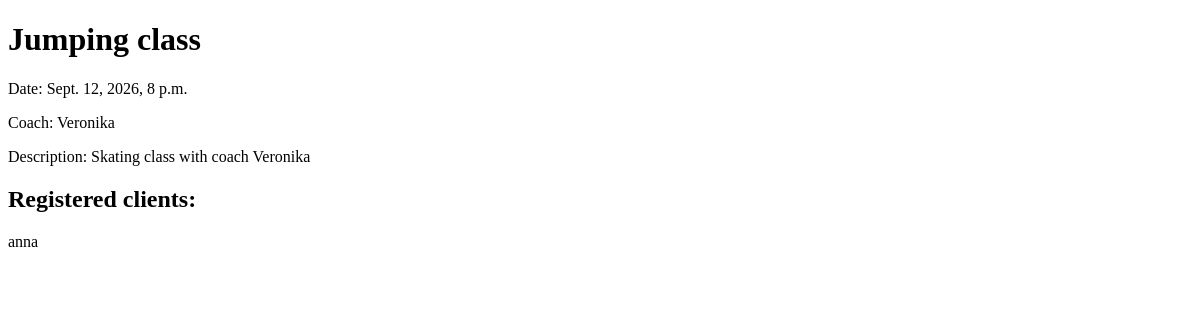
The page /training/1/ (signed in) on the database as committed earlier.
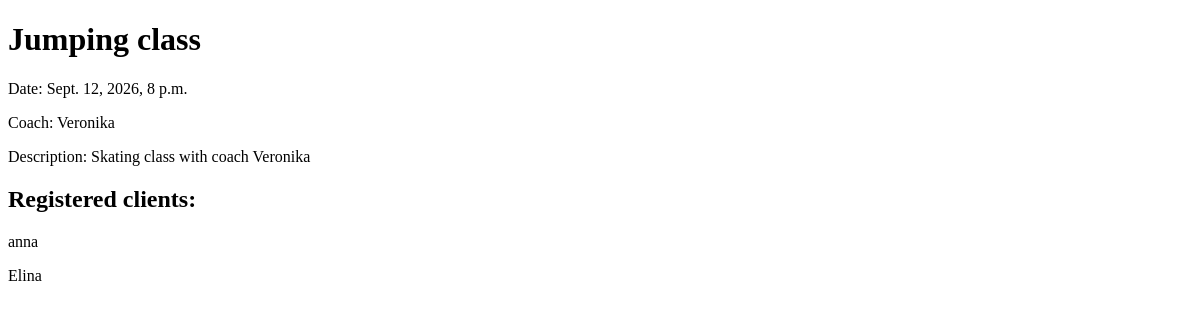
The same page on the database as committed later.
### studio/models.py (models this page shows, shortened)
class Training(models.Model):
    coach = models.ForeignKey(User, on_delete=models.CASCADE)
    title = models.CharField(max_length=100)
    description = models.TextField()
    date = models.DateTimeField()
    completed = models.BooleanField(default=False)

class Registration(models.Model):
    client = models.ForeignKey(User, on_delete=models.CASCADE)
    training = models.ForeignKey(Training, on_delete=models.CASCADE)
    registered_at = models.DateTimeField(auto_now_add=True)
    class Meta:
        constraints = [
            models.UniqueConstraint(
                fields=["client", "training"],
                name="unique_client_training",
            )
        ]

### studio/views.py (the view)
# urls.py: path("training/<int:training_id>/", views.training, name="training"),
@login_required
def training(request, training_id):
    if request.user.profile.role =='COACH':
        training=get_object_or_404(Training, id=training_id)
        registrations=Registration.objects.filter(training=training)
        return render(request, "studio/training.html", {"training": training, "registrations": registrations} )
    else:
        return redirect("studio:trainings")

### studio/templates/studio/training.html (shortened to what this page needs)
<!DOCTYPE html>
<html>
<head>
</head>
<body>
    <h1>{{ training.title }}</h1>
    <p> Date: {{ training.date }}</p>
    <p> Coach: {{ training.coach }}</p>
    <p> Description: {{ training.description }}</p>
    <h2> Registered clients:</h2>
    {% for registration in registrations %}
        <p>{{ registration.client.username }}</p>
    {% empty %}
        <p>No clients registered yet.</p>
    {% endfor %}
</body>
</html>

Rows that differ between the two databases and show on the page:
added Registration: client.username "Elina"
